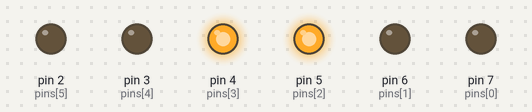
Simulated run of this sketch. Board: Arduino Uno, built with avr-gcc and run on an emulated ATmega328P. On the bench: output pins drawn as LEDs (lit = HIGH).

Above: at 0.15 s.
At 11.09 s:
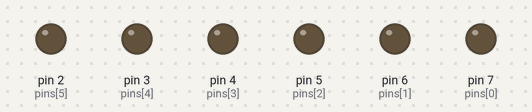
At 22.36 s:
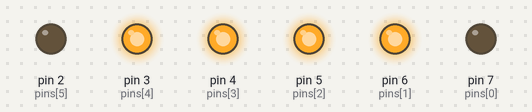
At 44.57 s:
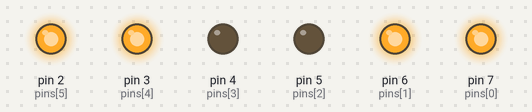
At 50.04 s:
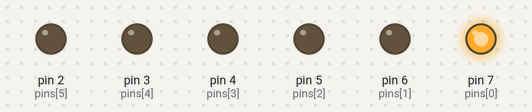
At 88.99 s:
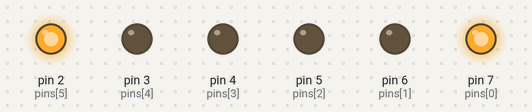
Timing chart, 0 to 89.3 s (numbered marks = the images above):
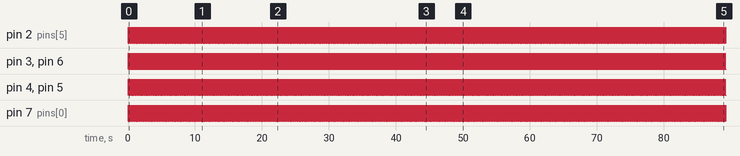

Measured:
- by itself, pin 2 (pins[5]), pin 7 (pins[0]): repeats every 0.27 s: LOW 0.14 s, HIGH 0.06 s, LOW 0.02 s, HIGH 0.06 s
- by itself, pin 3 (pins[4]), pin 6 (pins[1]): alternates HIGH for 0.06 s and LOW for 0.08 s
- by itself, pin 4 (pins[3]), pin 5 (pins[2]): repeats every 0.27 s: LOW 0.02 s, HIGH 0.06 s, LOW 0.14 s, HIGH 0.06 s

The sketch:

led_pov.pde
```cpp
//============================================================
// Arduino POV Display
//
// Author: Carlos Asmat
// Last Modified: August 17, 2007
//
// Description: this is a quick code for a POV display
//		implemented using the Arduino. It used 6 LEDs
//		connected to the pins.
//		See http://carlitoscontraptions.blogspot.com
//		for more details.
//============================================================

int pins[] = {7,6,5,4,3,2};	// an array of pin numbers
int col_len = 6;		// column lenght

// customizable parameters
int timer1 = 30;			// time between columns
int timer2 = 15;		// time between frames
int timer3 = 0;			// time between drawings
int frame_len = 4;		// frame length
int frame_num = 2;		// number of frames
// data corresponding to the image to be displayed
int data[] = {1,0,0,0,0,1, 1,1,0,0,1,1, 0,1,1,1,1,0, 0,0,1,1,0,0,
0,0,1,1,0,0 ,0,1,1,1,1,0 ,1,1,0,0,1,1, 1,0,0,0,0,1};

void setup()
{
	int i;
	for (i = 0; i < col_len; i++)
		pinMode(pins[i], OUTPUT);	// set each pin as an output
}

void loop()
{
	int a,b,c;

	// go through all data for all columns in each frame.
	for (a = 0; a < frame_num; a++)
	{
		for (b = 0; b < frame_len; b++)
		{
			for (c = 0; c < col_len; c++)
			{
				if (data[a*frame_len*col_len + b*col_len + c] == 0) {digitalWrite(pins[c], LOW);}
				else {digitalWrite(pins[c], HIGH);}
			}
			delay(timer1);
		}
		for (c = 0; c < col_len; c++)
		{digitalWrite(pins[c], LOW);}
		delay(timer2);
	}
	delay(timer3);
}
```
